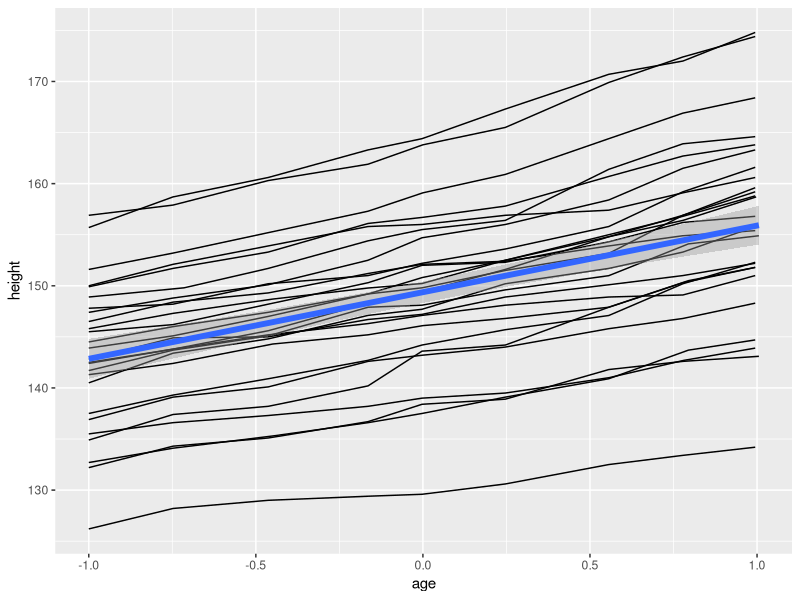
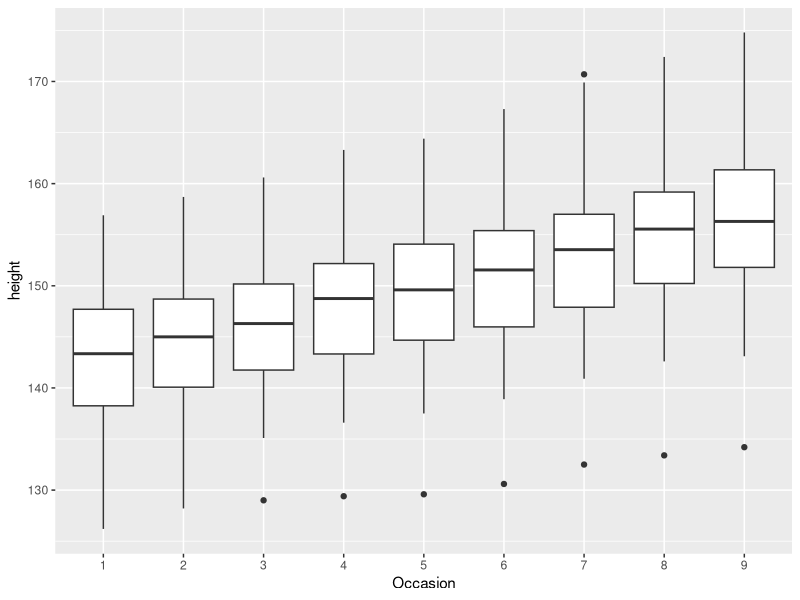
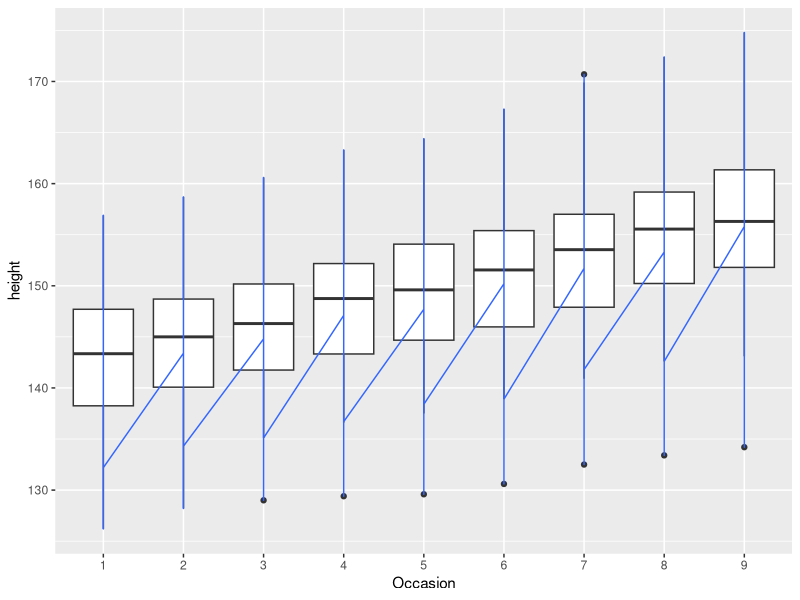
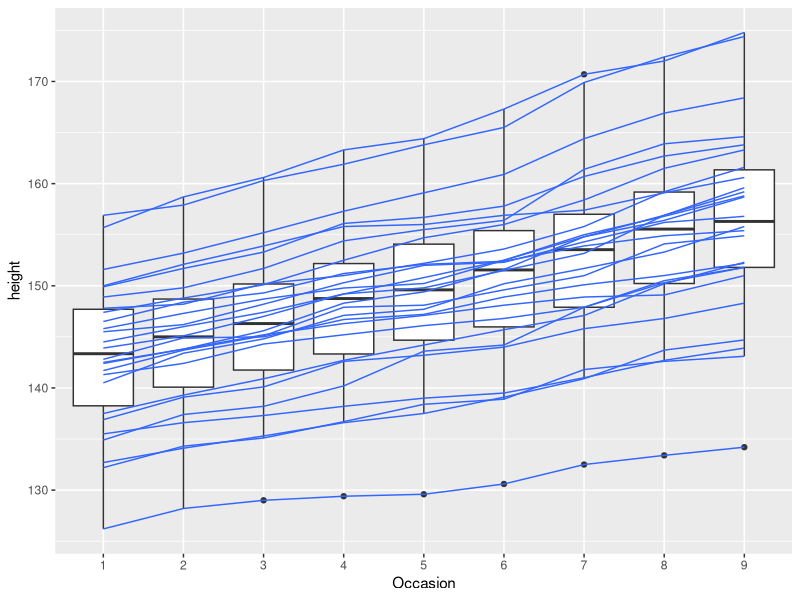
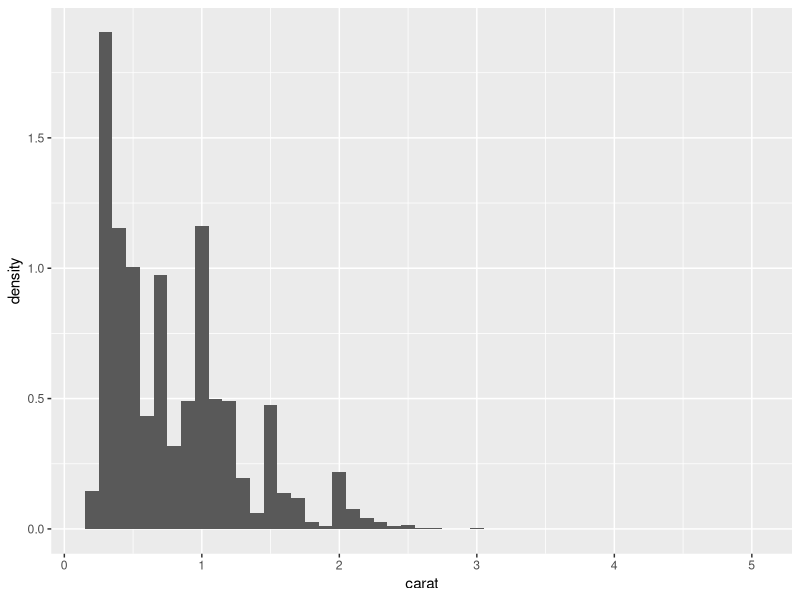
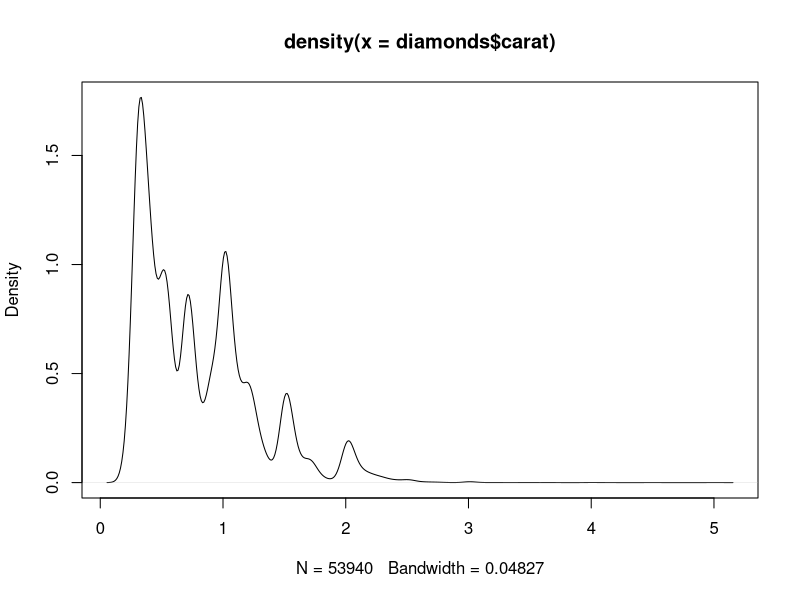

Reproduce these figures in R, in order.
# ggplot2-book-chap4

#Groups in ggplot
require(ggplot2)
require(nlme)
data(Oxboys)
boys <- Oxboys
str(boys)

p <- ggplot(Oxboys, aes(age, height, group = Subject)) +
  geom_line()

#incorrect grouping, by 
# missing the group parameter OR
# set all points to just one group, i.e. group=1
p0 <- ggplot(boys, aes(x=age, y=height, group=1)) +
  geom_line()

# fitting a linear model for all subjects data, so group=1 
# setting group=Subject, will create one model for each student/subject
# not what we want
p + geom_smooth(aes(group=1), method='lm', size=2, Se=F)

# adding group=Occasion on box is option, as its already grouped on X-axis
# and its a factor variable
boysbox <- ggplot(Oxboys, aes(Occasion, height)) + 
  geom_boxplot(aes(group=Occasion))
boysbox
# geom_line should use group=Subject and
# geom_box should use group=Occasion
boysbox + geom_line(aes(group = 1), colour = "#3366FF")

# OR
ggplot(Oxboys, aes(Occasion, height)) + 
  geom_boxplot(aes(group=Occasion)) +
  #to override default group, we must set group=Subject for geom_line
  geom_line(aes(group = Subject), colour = "#3366FF")


#
require(dplyr)
diamonds %>%
  ggplot(aes(carat))+
  geom_histogram(aes(y=..density..), binwidth=.1)

#or the old school way
plot(density(diamonds$carat))

